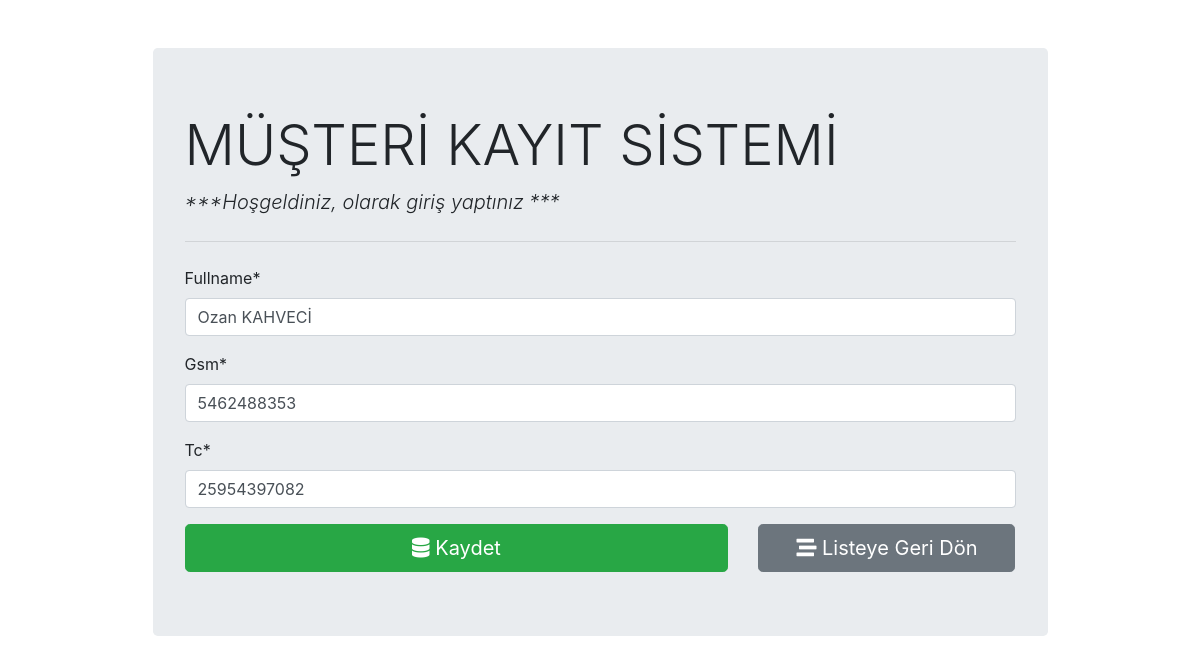
The page /employee/8/ on the database its author committed.
### employee_register/models.py (models this page shows)
class Employee(models.Model):
    fullname = models.CharField(max_length=100)
    tc = models.CharField(max_length=11)
    gsm = models.CharField(max_length=10)

### employee_register/views.py (the view, shortened to what this page needs)
# urls.py: path('',views.employee_form, name='employee_insert'),               # get and post insert operation
def employee_form(request,id=0):
    if request.method == "GET":
        if id==0:
            form = EmployeeForm()
        else:
            employee = Employee.objects.get(pk=id)
            form = EmployeeForm(instance=employee)
        return render(request,"employee_register/employee_form.html", {'form':form})

### employee_register/forms.py (shortened to what this page needs)
class EmployeeForm(forms.ModelForm):
    class Meta:
        model = Employee
        fields = ('fullname','gsm','tc')

### employee_register/templates/employee_register/employee_form.html (shortened to what this page needs)
{% extends "employee_register/base.html" %}
{% load crispy_forms_tags %}
{% block content %}
    <h1 class="display-4">MÜŞTERİ KAYIT SİSTEMİ</h1>
    <p class="lead font-italic">***Hoşgeldiniz, {{ request.user.get_full_name }} olarak giriş yaptınız *** </p>
    <hr class="my-4">
    <form action="" method="post" autocomplete="off" enctype="multiple/form-data">
        {{form|crispy}}
        <div class="row">
            <div class="col-md-8">
                <button type="submit" class="btn btn-success btn-block btn-lg"><i class="fas fa-database"></i> Kaydet</button>
            </div>
            <div class="col-md-4">
                <a href="{% url 'employee_list' %}" class="btn btn-secondary btn-block btn-lg">
                    <i class="fas fa-stream"></i> Listeye Geri Dön
                </a>
            </div>
        </div>
    </form>
{% endblock content %}

### rows shown on the page
Employee: fullname "Ozan KAHVECİ", gsm "5462488353", tc "25954397082"
